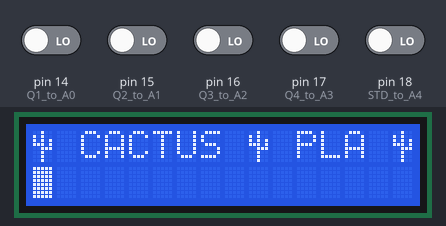
The sketch below on a simulated Arduino Uno, built with avr-gcc and run on an emulated ATmega328P. Shown: 16×2 character LCD. The test bench sets the inputs (shaded band); at power-on: pin 14 (Q1_to_A0), pin 15 (Q2_to_A1), pin 16 (Q3_to_A2), pin 17 (Q4_to_A3), pin 18 (STD_to_A4) LOW.

Above: at 1.2 s.
1.3 s: pin 18 (STD_to_A4) driven HIGH
At 1.8 s:
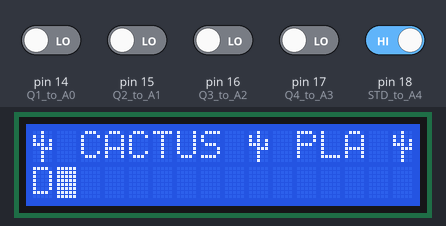
Timing chart, 0 to 4.3 s (numbered marks = the images above; inputs shaded):
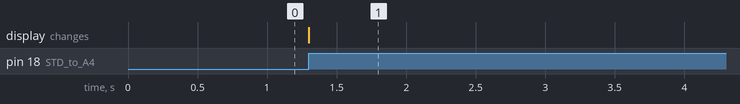

Measured:
- after the input at 1.3 s, the display: changes at once (image 1)

The sketch:

DTMF_Decoder_PLA.ino
```cpp
//
// DTMF Decoder by Ryan Jardina
// The main reason for making this is due not being able to find a program I like.
// Biggest issue with most is they would either double up on a single digit OR not
// be able to decode two same consecutive double digit i.e. 11,33,77 etcetc.
//

int Q1; int Q2; int Q3; int Q4;
int ROW = 0; int COL = 1;

#include <LiquidCrystal.h> // LCD library
LiquidCrystal lcd(2, 3, 4, 5, 6, 7); // (RS, E, D4, D5, D6, D7)

byte customChar[8] = {0b00100, 0b10100, 0b10101, 0b11101, 0b00111, 0b00100, 0b00100, 0b00100}; //Custom CACTUS symbol

void setup()
{
  lcd.createChar(0, customChar);
  lcd.begin(16, 2); // set up the LCD's number of columns and rows
  lcd.cursor(); // displays cursor
  lcd.blink(); // blinks cursor
  lcd.write((uint8_t)8); // CACTUS symbol
  lcd.print(" CACTUS ");
  lcd.write((uint8_t)8); // CACTUS symbol
  lcd.print(" PLA ");
  lcd.write((uint8_t)8); // CACTUS symbol
  lcd.setCursor(ROW, COL); // Sets Cursor
  pinMode(14, INPUT); // Q1 to A0/D14
  pinMode(15, INPUT); // Q2 to A1/D15
  pinMode(16, INPUT); // Q3 to A2/D16
  pinMode(17, INPUT); // Q4 to A3/D17
  pinMode(18, INPUT); // STD to A4/D18
}

void loop()
{
  while(digitalRead(18) != 1) { } // waits for tone to start, which is on STD pin

  Q1 = digitalRead(14);
  Q2 = digitalRead(15); // This reads the 4 inputs from the
  Q3 = digitalRead(16); // decoder and then sets the Q? values
  Q4 = digitalRead(17);

  if (Q4 == 0 && Q3 == 0 && Q2 == 0 && Q1 == 0) lcd.print("D");
  if (Q4 == 0 && Q3 == 0 && Q2 == 0 && Q1 == 1) lcd.print("1");
  if (Q4 == 0 && Q3 == 0 && Q2 == 1 && Q1 == 0) lcd.print("2");
  if (Q4 == 0 && Q3 == 0 && Q2 == 1 && Q1 == 1) lcd.print("3");
  if (Q4 == 0 && Q3 == 1 && Q2 == 0 && Q1 == 0) lcd.print("4");
  if (Q4 == 0 && Q3 == 1 && Q2 == 0 && Q1 == 1) lcd.print("5");
  if (Q4 == 0 && Q3 == 1 && Q2 == 1 && Q1 == 0) lcd.print("6");
  if (Q4 == 0 && Q3 == 1 && Q2 == 1 && Q1 == 1) lcd.print("7");
  if (Q4 == 1 && Q3 == 0 && Q2 == 0 && Q1 == 0) lcd.print("8");
  if (Q4 == 1 && Q3 == 0 && Q2 == 0 && Q1 == 1) lcd.print("9");
  if (Q4 == 1 && Q3 == 0 && Q2 == 1 && Q1 == 0) lcd.print("0");
  if (Q4 == 1 && Q3 == 0 && Q2 == 1 && Q1 == 1) lcd.print("*");
  if (Q4 == 1 && Q3 == 1 && Q2 == 0 && Q1 == 0) lcd.print("#");
  if (Q4 == 1 && Q3 == 1 && Q2 == 0 && Q1 == 1) lcd.print("A");
  if (Q4 == 1 && Q3 == 1 && Q2 == 1 && Q1 == 0) lcd.print("B");
  if (Q4 == 1 && Q3 == 1 && Q2 == 1 && Q1 == 1) lcd.print("C");

  ROW = ++ROW;                              // Next 4 lines moves the Cursor, LCD has
  if (ROW == 16) { ROW = 0; COL = ++COL; }  // more columns in memory then being displayed.
  if (COL == 2) COL = 0;                    // Causing most recent numbers not to be displayed.
  lcd.setCursor(ROW, COL);                  // This 'manually' moves the cursor

  while(digitalRead(18) != 0) { } // waits for tone to end
}
```
